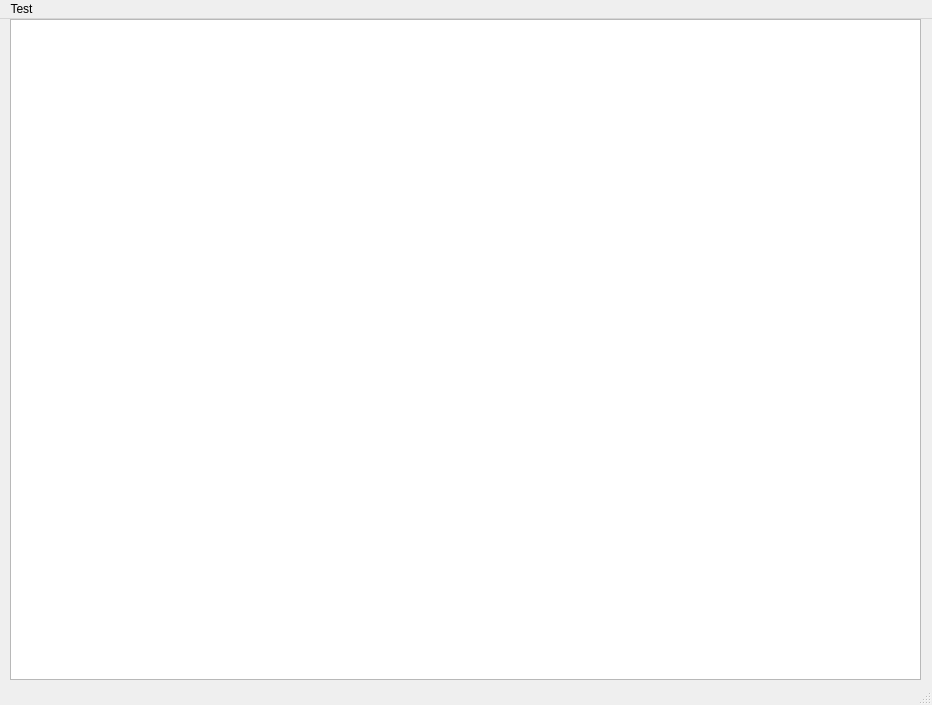
<?xml version="1.0" encoding="UTF-8"?>
<ui version="4.0">
 <class>MainWindow</class>
 <widget class="QMainWindow" name="MainWindow">
  <property name="geometry">
   <rect>
    <x>0</x>
    <y>0</y>
    <width>932</width>
    <height>705</height>
   </rect>
  </property>
  <property name="windowTitle">
   <string>MainWindow</string>
  </property>
  <widget class="QWidget" name="centralwidget">
   <widget class="QWidget" name="verticalLayoutWidget">
    <property name="geometry">
     <rect>
      <x>10</x>
      <y>0</y>
      <width>911</width>
      <height>661</height>
     </rect>
    </property>
    <layout class="QVBoxLayout" name="verticalLayout">
     <item>
      <widget class="QTableWidget" name="tableWidget"/>
     </item>
    </layout>
   </widget>
  </widget>
  <widget class="QMenuBar" name="menubar">
   <property name="geometry">
    <rect>
     <x>0</x>
     <y>0</y>
     <width>932</width>
     <height>21</height>
    </rect>
   </property>
   <widget class="QMenu" name="menu">
    <property name="title">
     <string>Test</string>
    </property>
    <addaction name="actionOpen_2"/>
    <addaction name="actionCreate"/>
    <addaction name="separator"/>
    <addaction name="actionAdd"/>
    <addaction name="separator"/>
    <addaction name="actionDelete_2"/>
   </widget>
   <addaction name="menu"/>
  </widget>
  <widget class="QStatusBar" name="statusbar"/>
  <action name="actionNew">
   <property name="text">
    <string>New</string>
   </property>
  </action>
  <action name="actionSave">
   <property name="text">
    <string>Save</string>
   </property>
  </action>
  <action name="actionSave_as">
   <property name="text">
    <string>Save as</string>
   </property>
  </action>
  <action name="actionOpen">
   <property name="text">
    <string>Open</string>
   </property>
  </action>
  <action name="actionClose">
   <property name="text">
    <string>Close</string>
   </property>
  </action>
  <action name="actionAdd_Column">
   <property name="text">
    <string>Add Column</string>
   </property>
  </action>
  <action name="actionAdd_Values">
   <property name="text">
    <string>Add Values</string>
   </property>
  </action>
  <action name="actionImport">
   <property name="text">
    <string>Import</string>
   </property>
  </action>
  <action name="actionExport">
   <property name="text">
    <string>Export</string>
   </property>
  </action>
  <action name="actionAdd_Table">
   <property name="text">
    <string>Add Table</string>
   </property>
  </action>
  <action name="actionDelete_Table">
   <property name="text">
    <string>Delete Table</string>
   </property>
  </action>
  <action name="actionOpen_2">
   <property name="text">
    <string>Open</string>
   </property>
  </action>
  <action name="actionCreate">
   <property name="text">
    <string>Create</string>
   </property>
  </action>
  <action name="actionImport_2">
   <property name="text">
    <string>Import</string>
   </property>
  </action>
  <action name="actionExport_2">
   <property name="text">
    <string>Export</string>
   </property>
  </action>
  <action name="actionDelete">
   <property name="text">
    <string>Delete</string>
   </property>
  </action>
  <action name="actionImport_3">
   <property name="text">
    <string>Import</string>
   </property>
  </action>
  <action name="actionExport_3">
   <property name="text">
    <string>Export</string>
   </property>
  </action>
  <action name="actionAdd">
   <property name="text">
    <string>Add</string>
   </property>
  </action>
  <action name="actionDelete_2">
   <property name="text">
    <string>Delete</string>
   </property>
  </action>
 </widget>
 <resources/>
 <connections/>
</ui>
